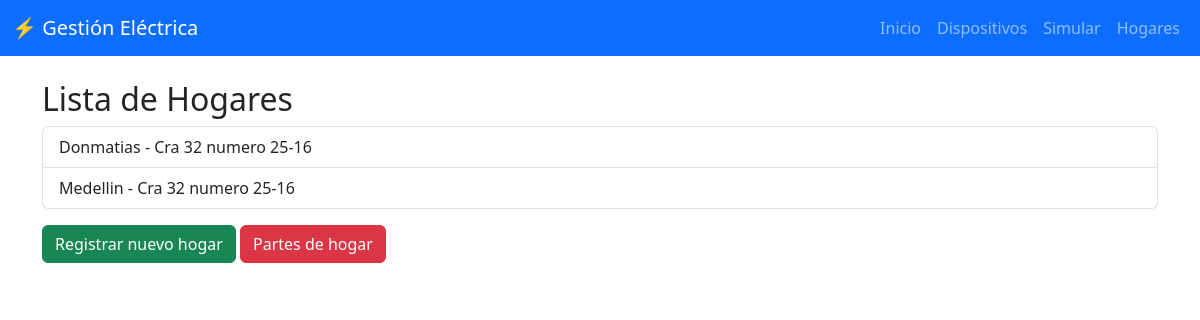
Before: /hogares/ (signed in) with the older database file.
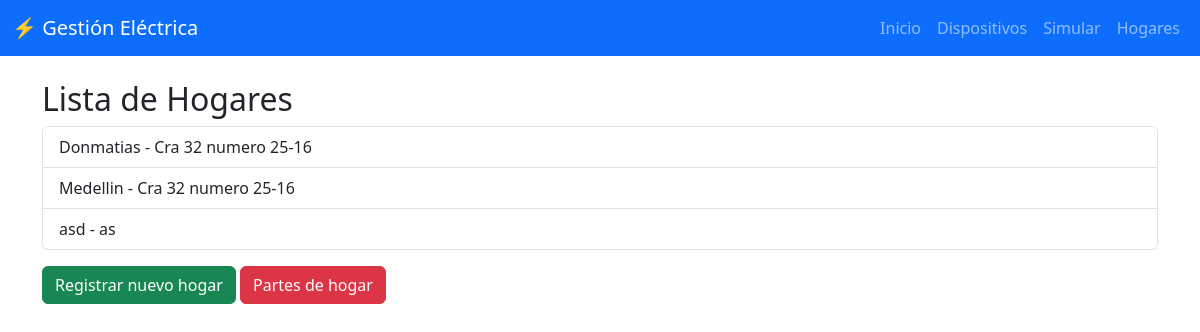
After: the same page with the newer database file.
### dispositivos/models.py (models this page shows, shortened)
class Hogar(models.Model):
    nombre = models.CharField(max_length=100)
    direccion = models.CharField(max_length=255)

### dispositivos/views.py (the view)
# urls.py: path("hogares/", views_dispositivos.lista_hogares, name="lista_hogares"),
@login_required
def lista_hogares(request):
    hogares = Hogar.objects.all()
    return render(request, "lista_hogares.html", {"hogares": hogares})

### dispositivos/templates/lista_hogares.html (shortened to what this page needs)
{% extends 'base.html' %}
{% block content %}
<h2>Lista de Hogares</h2>
<ul class="list-group">
  {% for hogar in hogares %}
    <li class="list-group-item">{{ hogar.nombre }} - {{ hogar.direccion }}
  {% endfor %}
</ul>
<a href="{% url 'registrar_hogar' %}" class="btn btn-success mt-3">Registrar nuevo hogar</a>
<a class="btn btn-danger mt-3" href="{% url 'listar_partes_hogar' %}">Partes de hogar</a></li>
{% endblock %}

Changed rows visible on the page:
added Hogar: nombre "asd", direccion "as"
